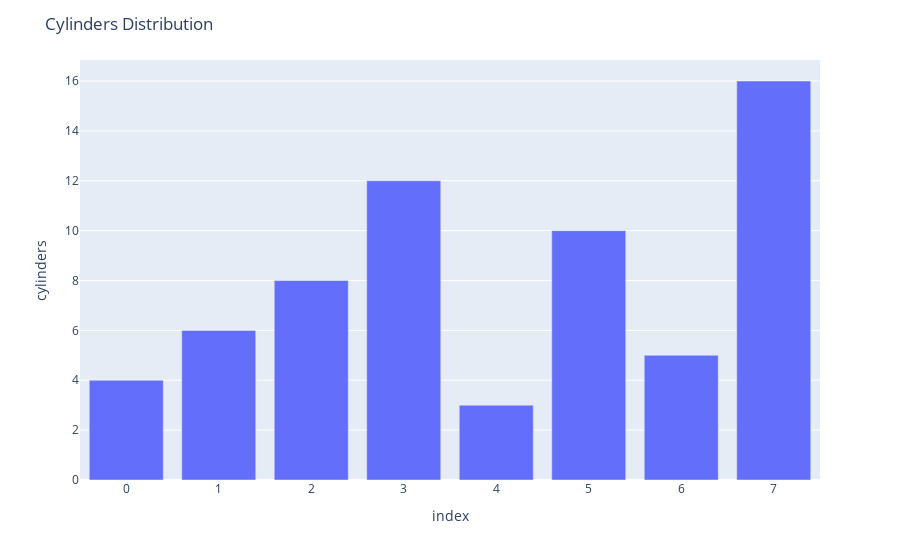

Source (notebook cell):
### Code cell
import plotly.express as px
%matplotlib inline

transmission_distr = df['cylinders'].value_counts().reset_index()

fig = px.bar(transmission_distr, x=transmission_distr.index, y='cylinders', orientation='v')
fig.update_layout(title="Cylinders Distribution")
fig.show()

### Figure 1 — Plotly figure (JSON) as saved in the notebook; plotly's stock layout.template omitted (floating-point values rounded to 4 significant figures)
{"data": [{"alignmentgroup": "True", "hovertemplate": "index=%{x}<br>cylinders=%{y}<extra></extra>", "legendgroup": "", "marker": {"color": "#636efa", "pattern": {"shape": ""}}, "name": "", "offsetgroup": "", "orientation": "v", "showlegend": false, "textposition": "auto", "type": "bar", "x": [0, 1, 2, 3, 4, 5, 6, 7], "xaxis": "x", "y": [4, 6, 8, 12, 3, 10, 5, 16], "yaxis": "y"}], "layout": {"autosize": true, "barmode": "relative", "legend": {"tracegroupgap": 0}, "margin": {"t": 60}, "title": {"text": "Cylinders Distribution"}, "xaxis": {"anchor": "y", "autorange": true, "domain": [0, 1], "range": [-0.5, 7.5], "title": {"text": "index"}, "type": "linear"}, "yaxis": {"anchor": "x", "autorange": true, "domain": [0, 1], "range": [0, 16.84], "title": {"text": "cylinders"}, "type": "linear"}}}
